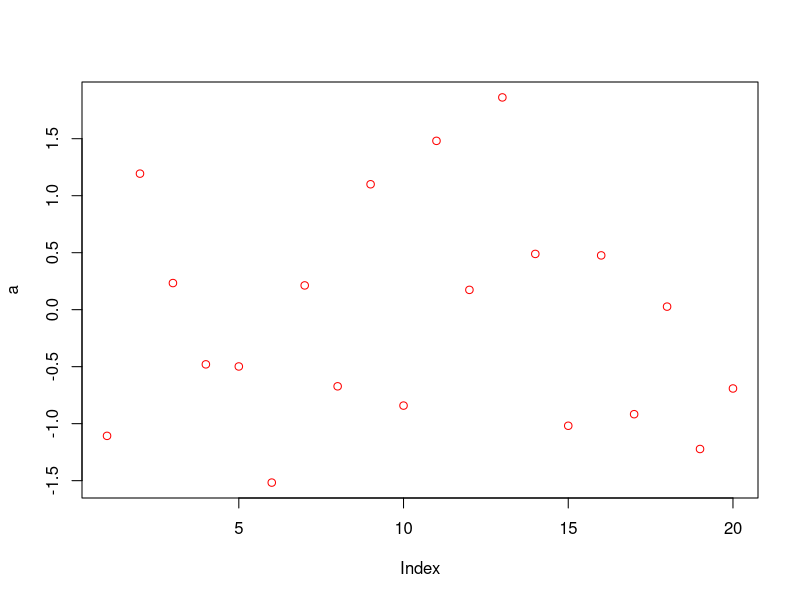
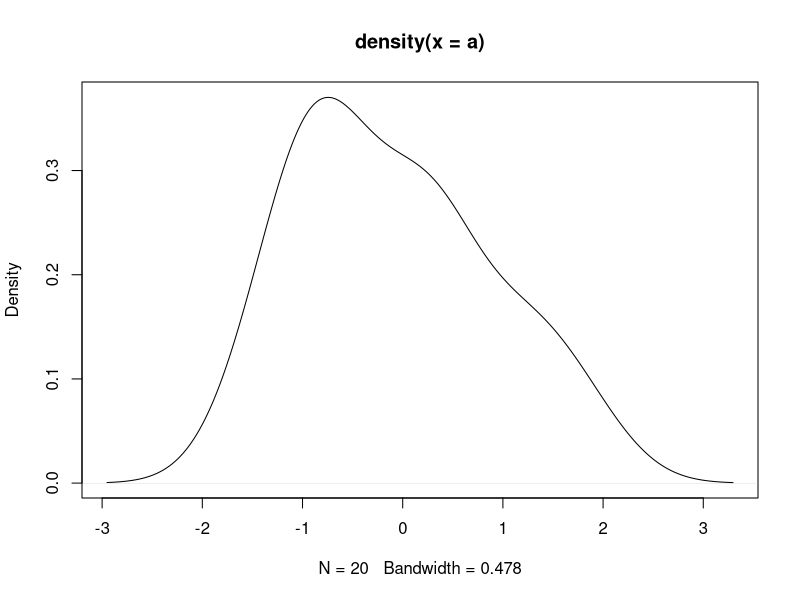
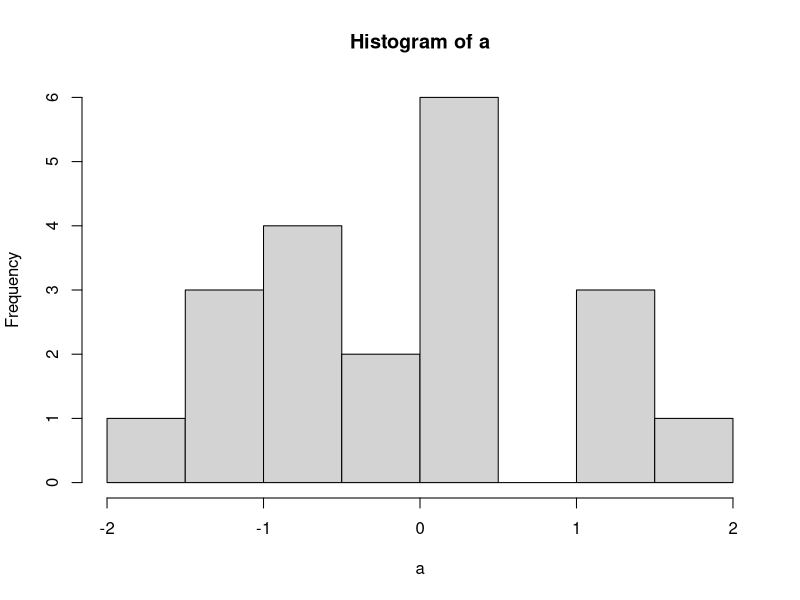
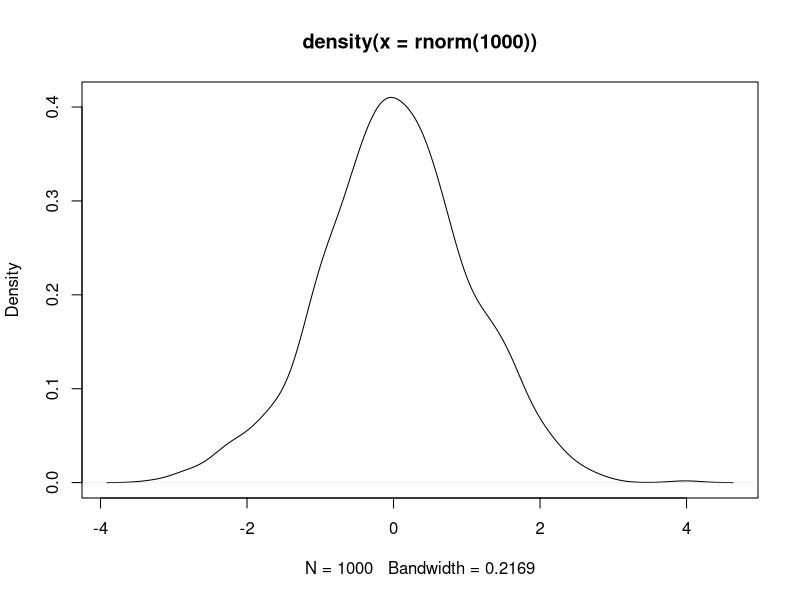

R code for these plots, in order: (Note: this script raises an error after producing the figures.)
## ---- chunk 1
knitr::opts_chunk$set(echo = FALSE)
## ---- chunk 2
x <- 5
y <- 10
x + y
## ---- chunk 3
x <- c(1, 4, 5)
x
y <- seq(from = 1, to = 3, by = 1)
y
x + y
## ---- chunk 4
?matrix
A <- matrix(c(1, 2, 3,  11, 12, 13), nrow = 2, ncol = 3, byrow = TRUE)
A
rbind(x, y)
A + rbind(x, y)
A[1, 3]
A[2, ]
A[, 1]
## ---- chunk 5
mylist <- list(`first` = x, `second` = y)
mylist
mylist[[1]]
mylist[["first"]]
# mylist[[3]]
length(mylist)
length(x)
dim(A)
## ---- chunk 6
?rnorm
## ---- chunk 7
a <- rnorm(20)
a
which(a > 0)
a[1]
a[which(a > 0)]
which(a < -1)
intersect(which(a > 0), which(a < -1))
combined <- union(which(a > 0), which(a < -1))
combined
length(combined)
## ---- chunk 8
plot(a, col = "red")
plot(density(a))
hist(a)
plot(density(rnorm(1000)))
## ---- chunk 9
rmarkdown::render(html_notebook)
